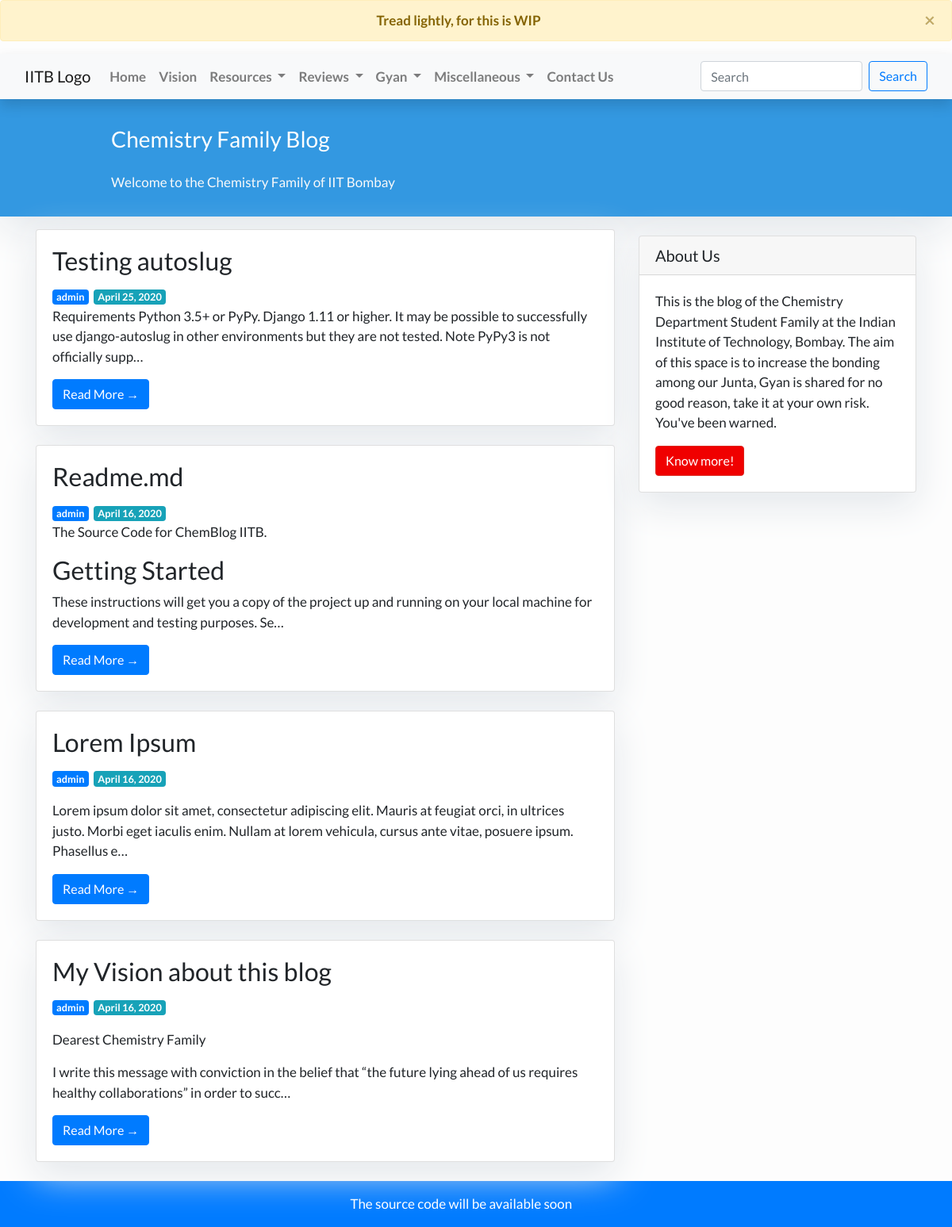
The page / on the database its author committed.
### feed/models.py (models this page shows, shortened)
class Post(models.Model):
    title = models.CharField(max_length=200, unique=True)
    slug = AutoSlugField(unique=True, always_update=False, populate_from="title")
    author = models.ForeignKey(settings.AUTH_USER_MODEL, on_delete=models.CASCADE)
    content = models.TextField()
    published_date = models.DateTimeField(default=timezone.now)
    published_date_mdy = models.DateField(default=date.today)

### feed/views.py (the view)
# urls.py: path('', views.PostList.as_view(), name='home'),
class PostList(generic.ListView):
    queryset = Post.objects.order_by('-published_date')
    template_name = 'feed/index.html'
    paginate_by = 5
    context_object_name = 'post_list'

### feed/templates/feed/index.html (shortened to what this page needs)
{% extends "feed/base.html" %}
{% block content %}
<header class="masthead">
    <div class="container">
        <div class="row">
            <div class=" col-md-8 col-md-10 mx-auto">
                <div class="site-heading">
                    <h3 class="site-heading my-4 mt-3 text-white">Chemistry Family Blog</h3>
                    <p class="text-light">Welcome to the Chemistry Family of IIT Bombay
                    </p>
                </div>
            </div>
        </div>
    </div>
</header>
<div class="container">
    <div class="row">
        <div class="col-md-8 mt-3 left">
            {% for post in post_list %}
            <div class="card mb-4">
                <div class="card-body">
                    <h2 class="card-title">{{ post.title }}</h2>
                    <span class="badge badge-primary">{{ post.author }}</span>&nbsp;
                    <span class="badge badge-info">{{ post.published_date_mdy }}</span>
                    <p class="card-text">{{ post.content|truncatechars:200|safe }}</p>
                    <a href="{% url 'post_detail' post.slug  %}" class="btn btn-primary">Read More &rarr;</a>
                </div>
            </div>
            {% endfor %}
        </div>
        {% block sidebar %} {% include 'feed/sidebar.html' %} {% endblock sidebar %}
    </div>
</div>
{%endblock%}

### feed/templates/feed/base.html (style rules this page uses)
body { font-family: "Lato", sans-serif; font-size: 17px; background-color: #fdfdfd; }
.masthead { background: #3398E1; height: auto; padding-bottom: 15px; box-shadow: 0 16px 48px #E3E7EB; padding-top: 10px; }

### feed/templates/feed/index.html (style rules this page uses)
body { font-family: "Lato", sans-serif; background-color: #fdfdfd; }
.card { box-shadow: 0 16px 48px #E3E7EB; }

### feed/templates/feed/sidebar.html (style rules this page uses)
.card { box-shadow: 0 16px 48px #E3E7EB; }

### rows shown on the page
Post: title "Testing autoslug", author "admin", published_date_mdy "April 25, 2020", content "Requirements Python 3.5+ or PyPy. Django 1.11 or higher. It may be possible to successfully use django-autoslug in other environments but they are not tested. Note PyPy3 is not officially supp…"
Post: title "Readme.md", author "admin", published_date_mdy "April 16, 2020", content "The Source Code for ChemBlog IITB. Getting Started These instructions will get you a copy of the project up and running on your local machine for development and testing purposes. Se…"
Post: title "Lorem Ipsum", author "admin", published_date_mdy "April 16, 2020", content "Lorem ipsum dolor sit amet, consectetur adipiscing elit. Mauris at feugiat orci, in ultrices justo. Morbi eget iaculis enim. Nullam at lorem vehicula, cursus ante vitae, posuere ipsum. Phasellus e…"
Post: title "My Vision about this blog", author "admin", published_date_mdy "April 16, 2020", content "Dearest Chemistry Family I write this message with conviction in the belief that “the future lying ahead of us requires healthy collaborations” in order to succ…"
